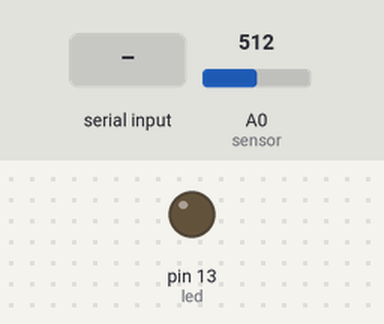
This sketch was run on a simulated Arduino Uno, built with avr-gcc and run on an emulated ATmega328P. Shown: output pins drawn as LEDs (lit = HIGH). The test bench sets the inputs (shaded band); at power-on: A0 (sensor) = 512. What the sketch prints to the serial monitor is not drawn.

Above: at 1.2 s.
1.3 s: "90,45\n" received over Serial
At 2.5 s:
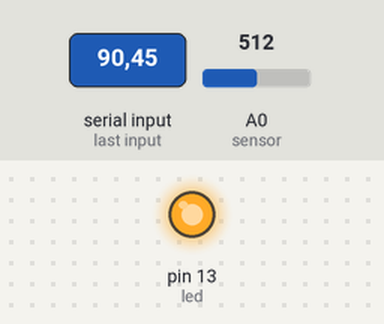
Timing chart, 0 to 4.3 s (numbered marks = the images above; inputs shaded):
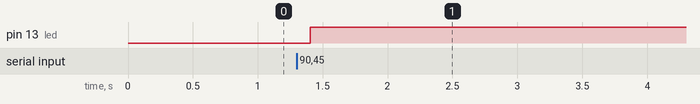

The sketch:

P39_ToPythonReadWrite.ino
```cpp
int v;
int sensor = A0;
int led = 13;
void setup() {
  // put your setup code here, to run once:
  pinMode(led, OUTPUT);
  Serial.begin(9600);
  Serial.setTimeout(100);
}

void loop() {
  // put your main code here, to run repeatedly:
  v = analogRead(sensor);
  Serial.println("V. Sensor: " + String(v));

  if(Serial.available()>0){
    v = Serial.readString().toInt();
    digitalWrite(led, v);
  }
  delay(100);
}
```

Measured:
- after the input at 1.3 s, pin 13 (led): LOW → HIGH after 0.11 s
